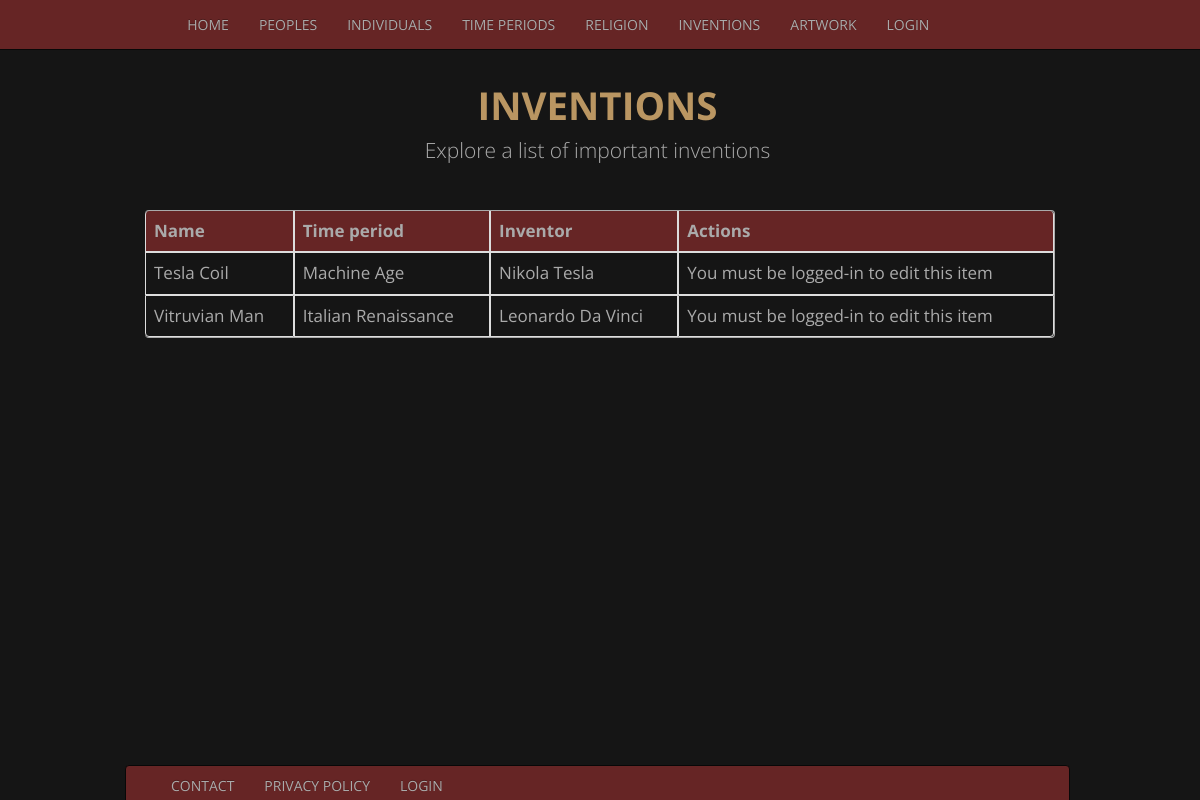
The app's page /uitvinding.php with its own data.
### tables this page shows
CREATE TABLE `uitvinding` (
  `uitvinding_id` int(11) NOT NULL,
  `uitvinding_naam` varchar(255) NOT NULL,
  `tijd_id` int(11) NOT NULL,
  `mens_id` int(11) NOT NULL,
  `uitvinding_detail` varchar(5000) NOT NULL
);

CREATE TABLE `tijdperk` (
  `id` int(11) NOT NULL,
  `tijd_naam` varchar(255) NOT NULL,
  `start` varchar(255) NOT NULL,
  `einde` varchar(255) NOT NULL,
  `tijdperk_detail` varchar(5000) NOT NULL
);

CREATE TABLE `mens` (
  `id` int(11) NOT NULL,
  `mens_naam` varchar(255) NOT NULL,
  `bijdrage` varchar(255) NOT NULL,
  `leven` varchar(255) NOT NULL,
  `mens_detail` varchar(5000) NOT NULL
);

### uitvinding.php (the view, shortened to what this page needs)
<?php include 'includes/header.php' ?>
<?php include 'includes/nav.php' ?>
<?php
function getAllUitvinding(){
    require("connectie.php");
    try{
        $stmt = $db->prepare("SELECT * FROM uitvinding
                            LEFT JOIN tijdperk
                            ON uitvinding.tijd_id =
                            tijdperk.id
                            LEFT JOIN mens
                            ON uitvinding.mens_id =
                            mens.id
                            ");
        $stmt->execute();
        $result = $stmt->fetchAll();
        return $result;
    }catch(PDOExeption $e){
        $message = $e;
    }
}
?>
    <div class="container">
      <div class="row">
      <div class="starter-template">
        <h1>INVENTIONS</h1>
        <p class="lead">Explore a list of important inventions</p>
        <?php
         if (isset($_SESSION['username'])) {
         ?>
        <p>Is there an invention missing from this list? Add it <a href="insert_uitvinding.php">HERE</a></p>
        </div>
        <?php
        } else {
          ?>
          </div>
          <?php
        }
        ?>
        </div>
        <table class="table table-bordered">
            <tr>
                <th>Name</th>
                <th>Time period</th>
                <th>Inventor</th>
                <th>Actions</th>
            </tr>
            <?php
              $result =  getAllUitvinding();
              foreach($result as $row){
                  echo "<tr>";
                    echo "<td><a href='uitvinding_detail.php?id={$row['uitvinding_id']}'>{$row['uitvinding_naam']}</td>";
                    echo "<td><a href='tijdperk_detail.php?id={$row['tijd_id']}'>{$row['tijd_naam']}</a></td>";
                    echo "<td><a href='mens_detail.php?id={$row['mens_id']}'>{$row['mens_naam']}</a></td>";
                    if (isset($_SESSION['username'])) {
                    echo "<td>
                            <a href='edit_uitvinding.php?edit_id={$row['uitvinding_id']}'>
                             <span class='glyphicon glyphicon-pencil'></span>
                            </a>
                             <a href='uitvinding.php?delete_id={$row['uitvinding_id']}'>
                             <span class='glyphicon glyphicon-trash'></span>
                            </a>
                            <a href='insert_uitvinding.php?new={$row['uitvinding_id']}'>
                            <span class='glyphicon glyphicon-plus'></span>
                           </a>
                        </td>";
} else {
  echo "<td>You must be logged-in to edit this item</td>";
}
                  echo "</tr>";
              }
            ?>
        </table>
</div>
<?php require_once("includes/footer.php"); ?>

### css/main.css (style rules this page uses)
* { color: #aaa; font-family: 'Open Sans', sans-serif; }
body { padding-top: 5%; background-color: #151515; }
.starter-template { padding: 15px; text-align: center; }
h1, h2, h3, h4, h5, h6, h7 { color: #ba9662; }
table { font-size: 17px; }
th { background-color: #662525; }
p { font-size:16px;font-weight:200;line-height:24px; }

### records on screen
uitvinding: uitvinding_naam "Tesla Coil", tijd.tijd_naam "Machine Age", mens.mens_naam "Nikola Tesla"
uitvinding: uitvinding_naam "Vitruvian Man", tijd.tijd_naam "Italian Renaissance", mens.mens_naam "Leonardo Da Vinci"

### other values on screen
$display "HOME"
$display "PEOPLES"
$display "INDIVIDUALS"
$display "TIME PERIODS"
$display "RELIGION"
$display "INVENTIONS"
$display "ARTWORK"
$display "LOGIN"
$display "CONTACT"
$display "PRIVACY POLICY"
